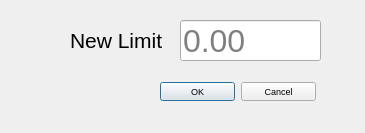
<?xml version="1.0" encoding="UTF-8"?>
<ui version="4.0">
 <class>SetLimitWindow</class>
 <widget class="QWidget" name="SetLimitWindow">
  <property name="geometry">
   <rect>
    <x>0</x>
    <y>0</y>
    <width>365</width>
    <height>133</height>
   </rect>
  </property>
  <property name="windowTitle">
   <string>SetLimitWindow</string>
  </property>
  <widget class="QDialogButtonBox" name="btn_OKCancel">
   <property name="geometry">
    <rect>
     <x>160</x>
     <y>80</y>
     <width>156</width>
     <height>23</height>
    </rect>
   </property>
   <property name="font">
    <font>
     <pointsize>7</pointsize>
    </font>
   </property>
   <property name="standardButtons">
    <set>QDialogButtonBox::Cancel|QDialogButtonBox::Ok</set>
   </property>
  </widget>
  <widget class="QLabel" name="label">
   <property name="geometry">
    <rect>
     <x>70</x>
     <y>30</y>
     <width>101</width>
     <height>21</height>
    </rect>
   </property>
   <property name="font">
    <font>
     <pointsize>16</pointsize>
    </font>
   </property>
   <property name="text">
    <string>New Limit</string>
   </property>
  </widget>
  <widget class="QLineEdit" name="lineEdit">
   <property name="geometry">
    <rect>
     <x>180</x>
     <y>20</y>
     <width>141</width>
     <height>41</height>
    </rect>
   </property>
   <property name="font">
    <font>
     <pointsize>24</pointsize>
    </font>
   </property>
   <property name="placeholderText">
    <string>0.00</string>
   </property>
  </widget>
 </widget>
 <layoutdefault spacing="6" margin="11"/>
 <resources/>
 <connections/>
</ui>
